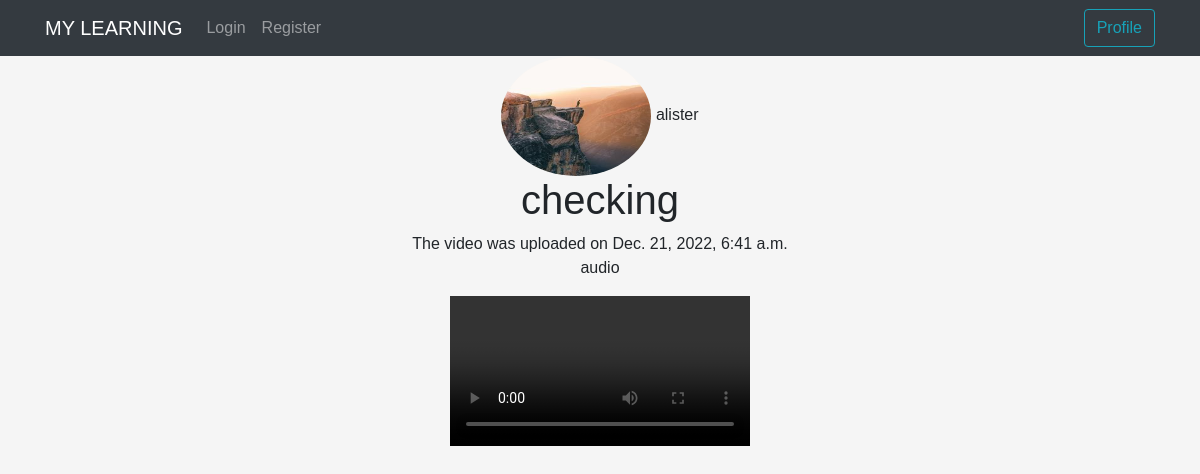
The page /video/9/ on the database its author committed.
### stream/models.py (models this page shows, shortened)
class VidStream(models.Model):
    streamer = models.ForeignKey(User, on_delete=models.CASCADE)
    title = models.CharField(max_length=300)
    description = models.TextField(max_length=600)
    upload_date = models.DateTimeField(default=timezone.now)
    video = models.FileField(upload_to='')

### streamers/models.py (models this page shows, shortened)
class Profile(models.Model):
    user = models.OneToOneField(User, on_delete=models.CASCADE)
    image = models.ImageField(default="mountain.jpg", upload_to='profile-pics')

### stream/views.py (the view)
# urls.py: path('video/<int:pk>/', VideoDetailView.as_view(), name="video-detail"),
class VideoDetailView(DetailView):
    template_name = "stream/video-detail.html"
    model = VidStream

### stream/templates/stream/video-detail.html (shortened to what this page needs)
{% extends 'stream/base.html' %}
{% block content %}
    <div>
        <img class="profilepic rounded-circle border-dark" src="{{ object.streamer.profile.image.url }}">
        <h12>{{ object.streamer.username }}</h12>
    </div>
    <div>
        <h1>{{ object.title }}</h1>
        <h12>The video was uploaded on {{ object.upload_date }}</h12>
        <p>{{ object.description}}</p>
        <video controls>
            <source src="{{ object.video.url }}" type="video/mp4">
        </video>
    </div>
{% endblock content %}

### stream/static/css/style.css (style rules this page uses)
body { background: whitesmoke; font-family: Arial, Helvetica, sans-serif; }
div { text-align: center; }

### stream/templates/stream/video-detail.html (style rules this page uses)
.profilepic { width: 150px; height: 120px; background-color: rgb(243, 243, 239); }

### rows shown on the page
VidStream: streamer.profile.image (picture), streamer.username "alister", title "checking", upload_date "Dec. 21, 2022, 6:41 a.m.", description "audio"
